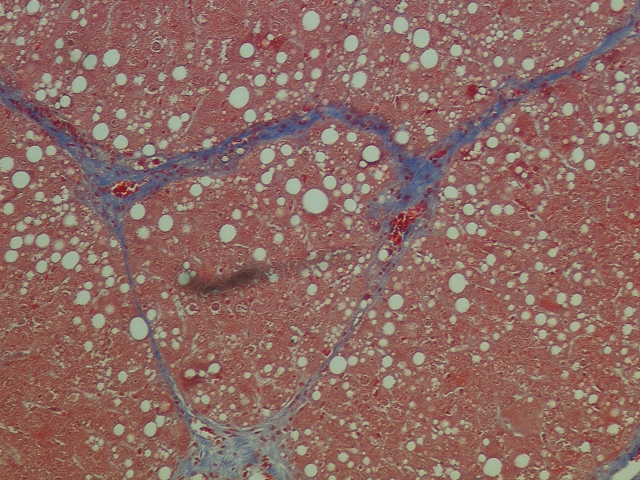
%> input picture I003.tif, 1280 x 960 px (shown at 1/2 size)
$ octave testing.m   (GNU Octave 9; MATLAB toolbox functions it lacks are replaced by stand-ins)
%> lines starting %> are read from the running program, lines starting %| are printed output that depends on the picture
clc; clear all;	close all;

%% Feature extraction
F = [];
L = [];
sigmas = [1 2 3];

images = {};
images{1} = imread("I003.tif");
images{2} = imread("I004.tif");
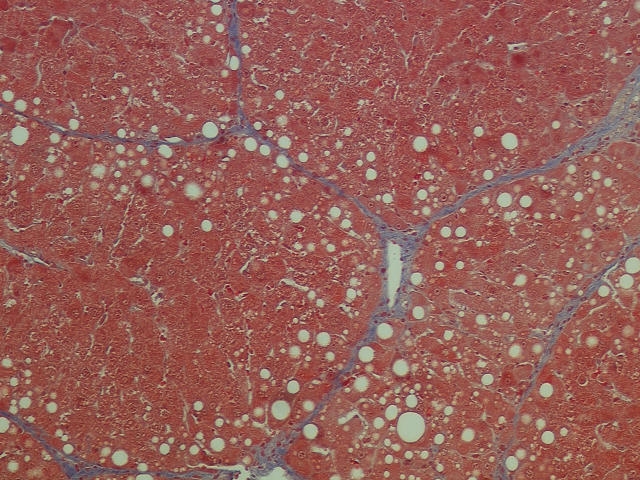
%> input picture I004.tif, 1280 x 960 px (shown at 1/2 size)

for i = 1:length(images)
    [Faux] = featureExtractionTest(images{i},sigmas);
    F = [F; Faux];
end
%> this loop made 2 passes
%> (r in featureExtractionTest, c in featureExtractionTest) on passes 1 to 2: (960, 1280), (960, 1280)
%> pass 1, in featureExtractionTest, `R = rgbImage(:,:,1);`:
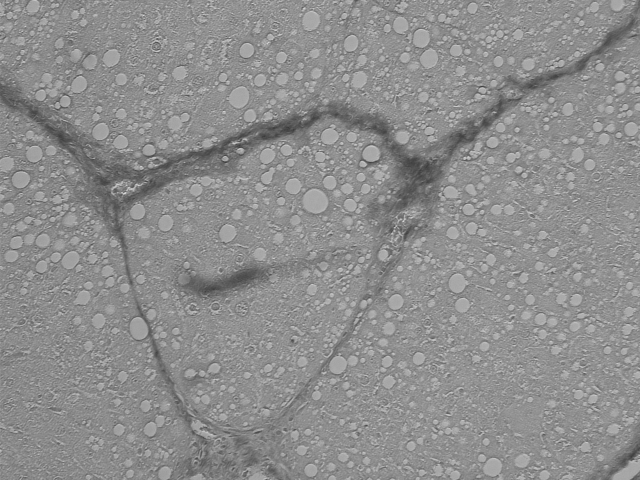
%> R: size 960x1280 uint8 (shown at 1/2 size); min 44, max 242, mean 141.7
%> pass 1, in featureExtractionTest, `G = rgbImage(:,:,2);`:
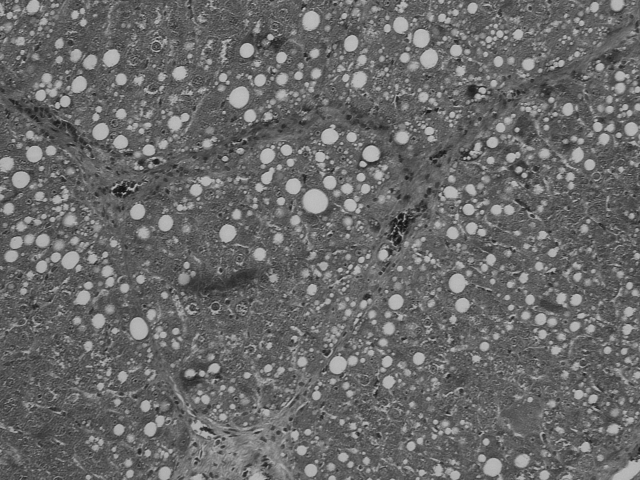
%> G: size 960x1280 uint8 (shown at 1/2 size); min 0, max 222, mean 105
%> pass 1, in featureExtractionTest, `B = rgbImage(:,:,3);`:
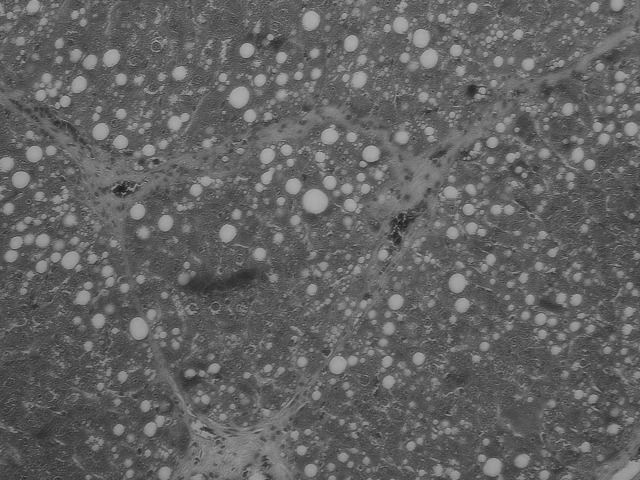
%> B: size 960x1280 uint8 (shown at 1/2 size); min 14, max 199, mean 98.4

%% Testing
%Random Forest
load('RF.mat');
%> the run ends on the next line
[~, scores] = predict(treeBag,F);
% [46 lines not run here, left out]
function [features] = featureExtractionTest(rgbImage, sigmas)
    [r, c, ~] = size(rgbImage);

    F = [];
    hsvImage = rgb2hsv(rgbImage);
    R = rgbImage(:,:,1);
    G = rgbImage(:,:,2);
    B = rgbImage(:,:,3);
    H = hsvImage(:,:,1);
    S = hsvImage(:,:,2);
    V = hsvImage(:,:,3);

    for sigma = sigmas
        D = zeros(size(S,1),size(S,2),8);
        [D(:,:,1),D(:,:,2),D(:,:,3),D(:,:,4),D(:,:,5),D(:,:,6),D(:,:,7),D(:,:,8)] = derivatives(V,sigma);
        F = cat(3,F,D);
        F = cat(3,F,sqrt(D(:,:,2).^2+D(:,:,3).^2)); % edges
    end

    indexes = linspace(1,r*c,r*c);
    indexes = indexes';

    features = [double(R(indexes)) double(G(indexes)) double(B(indexes)) H(indexes) S(indexes) V(indexes)];

    for i = 1:size(F,3)
        aux = F(:,:,i);
        features = [features aux(indexes)];
    end
end
